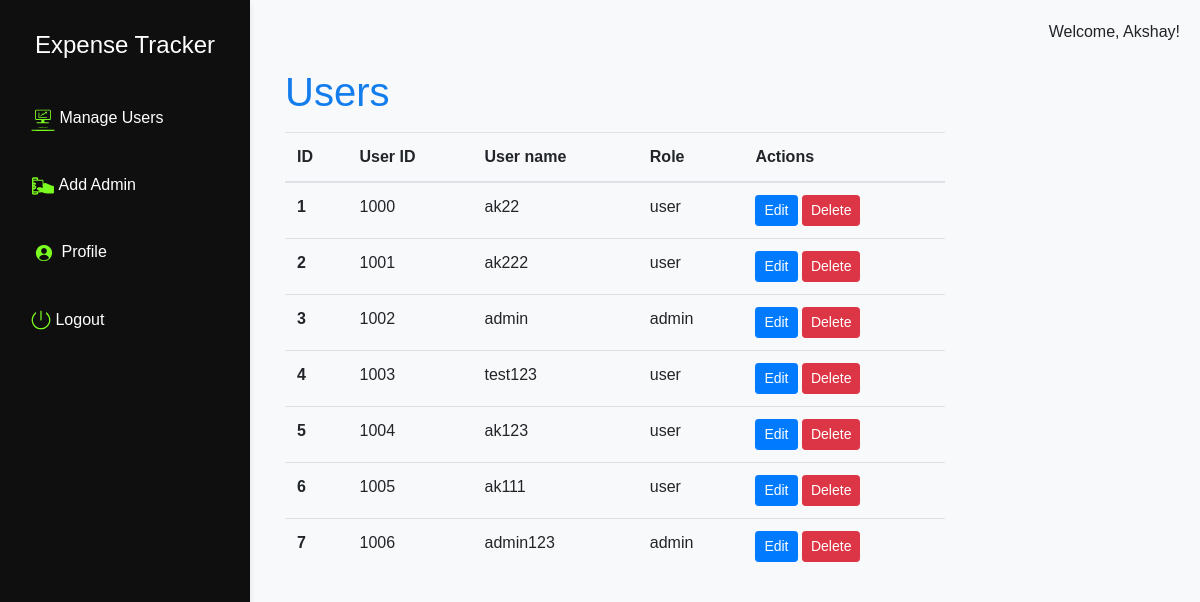
/admindashboard (signed in), run on the app's committed database.
### tables this page shows
CREATE TABLE users
                 (id INTEGER PRIMARY KEY,email TEXT,username TEXT UNIQUE,firstname TEXT,lastname TEXT,phone TEXT, password TEXT, role TEXT, isactive text default 1);

### app.py (the view)
@app.route('/admindashboard', methods=['GET', 'POST'])
def admindashboard():
    if 'username' in session:
        conn = sqlite3.connect('expense_tracker.db')
        cur = conn.cursor()
        cur.execute("SELECT  id,username,role FROM users")
        users = cur.fetchall()
        conn.close()
        response = make_response(render_template('admindashboard.html', username=session['username'],users=users))
        response.headers['Cache-Control'] = 'no-cache, no-store, must-revalidate'
        response.headers['Pragma'] = 'no-cache'
        response.headers['Expires'] = '0'
        return response
    return redirect(url_for('login'))

### templates/admindashboard.html (shortened to what this page needs)
<!DOCTYPE html>
<html lang="en">
<head>
    <link rel="stylesheet" href="https://maxcdn.bootstrapcdn.com/bootstrap/4.0.0/css/bootstrap.min.css">
    <link rel="stylesheet" href="/static/style.css">
</head>
<body>
    <div class="nav-side-menu">
        <div class="brand">Expense Tracker</div>
        <ul class="nav flex-column">
            <li class="nav-item">
                <a class="nav-link" href="/admindashboard">
                    <img src="{{url_for('static', filename='icons/dashboard.svg')}}" alt="Dashboard Icon" width="24" height="24">   Manage Users</a>
            </li>
            <li class="nav-item">
                <a class="nav-link" href="#" onclick="loadPage('/addadmin')"><img src="{{url_for('static', filename='icons/transactions.svg')}}" alt="Expense Icon" width="24" height="24">  Add Admin</a>
            </li>
            <li class="nav-item">
                <a class="nav-link" href="#" onclick="loadPage('/adminprofile')"><img src="{{url_for('static', filename='icons/profile1.svg')}}" alt="Dashboard Icon" width="26" height="26">    Profile</a>
            </li>
            <li class="nav-item">
                <a class="nav-link" href="/logout"><img src="{{url_for('static', filename='icons/logout.svg')}}" alt="Dashboard Icon" width="20" height="20">   Logout</a>
            </li>
        </ul>
    </div>
    <div class="content">
        <div class="welcome">
            Welcome, {{ username }}!
        </div>
        <div class="content-area">
            <div class="container mt-5">
                <h1 style="color: #137dee;">Users</h1>
                <div class="row">
                    <div class="col">
                        <table class="table">
                            <thead>
                                <tr>
                                    <th scope="col">ID</th>
                                    <th scope="col">User ID</th>
                                    <th scope="col">User name</th>
                                    <th scope="col">Role</th>
                                    <th scope="col">Actions</th>
                                </tr>
                            </thead>
                            <tbody>
                                {% for user in users %}
                            <tr>
                                <th scope="row">{{ loop.index }}</th>
                                <td>{{ user[0] }}</td>
                                <td>{{ user[1] }}</td>
                                <td>{{ user[2] }}</td>
                                <td>
                                    <a href="#" class="btn btn-sm btn-primary" onclick="loadPage('/edituser/{{ user[0] }}')">Edit</a>
                                    <form action="#" method="post" style="display: inline;" onclick="loadPage('/deleteuser/{{ user[0]}}')" onsubmit="return confirm('Are you sure you want to delete this expense?');">
                                        <input type="submit" value="Delete" class="btn btn-sm btn-danger">
                                    </form>
                                </td>
                            </tr>
                                  {% endfor %}
                            </tbody>
                        </table>
                    </div>
                </div>
            </div>
        </div>
    </div>
</body>
</html>

### static/style.css (style rules this page uses)
body { font-family: Arial, sans-serif; background-color: #f8f9fa; }
.nav-side-menu { background-color: #100f0f; color: #080808; padding-top: 20px; height: 100%; width: 250px; position: fixed; top: 0; left: 0; overflow-x: hidden; overflow-y: auto; box-shadow: 0 4px 6px rgba(0, 0, 0, 0.1); }
.brand { font-size: 24px; margin-bottom: 20px; color: #fff; text-align: center; line-height: 50px; }
.nav-side-menu .nav-item { margin-bottom: 10px; padding: 8px 15px; }
.nav-side-menu .nav-item a { color:#fff; text-decoration: none; position: relative; display: inline-block; }
.nav-side-menu .nav-item a::before { content: ''; position: absolute; top: 100%; left: 20%; width: 0; height: 2px; background-color: #fff; transition: width 0.3s ease-in-out, left 0.3s ease-in-out; }
.content { margin-left: 250px; padding: 20px; }
.content-area { margin-right: 220px; min-height: calc(100vh - 56px); overflow-y: auto; }
.welcome { position: fixed; top: 20px; right: 20px; width: 200px; text-align: right; }

### data on the page
users: id "1000", username "ak22", role "user"
users: id "1001", username "ak222", role "user"
users: id "1002", username "admin", role "admin"
users: id "1003", username "test123", role "user"
users: id "1004", username "ak123", role "user"
users: id "1005", username "ak111", role "user"
users: id "1006", username "admin123", role "admin"

### other printed values
{{ username }} "Akshay"
